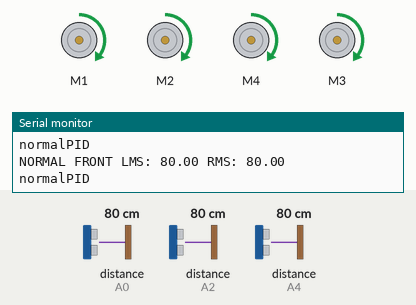
The sketch below on a simulated Arduino Uno, built with avr-gcc and run on an emulated ATmega328P. On the bench: 4 × DC motor (green arrow = forward, orange = backward, longer = faster), the last lines printed to the serial monitor. Inputs (shaded band) come from the test bench; at power-on: distance to the obstacle (sensors on A2, A4, A0) 80 cm.

Above: at 1.2 s.
1.3 s: distance to the obstacle (sensor on A2) set to 2 cm
At 3.5 s:
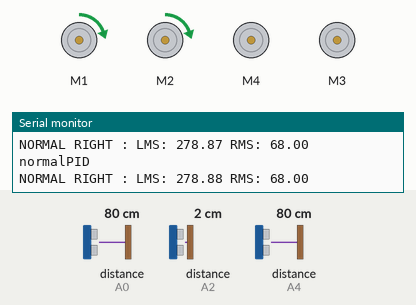
4.3 s: distance to the obstacle (sensor on A4) set to 250 cm
At 4.9 s:
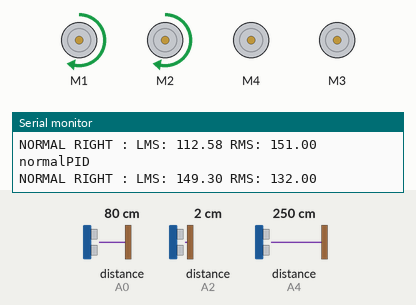
7.3 s: distance to the obstacle (sensor on A0) set to 2 cm
At 8.74 s:
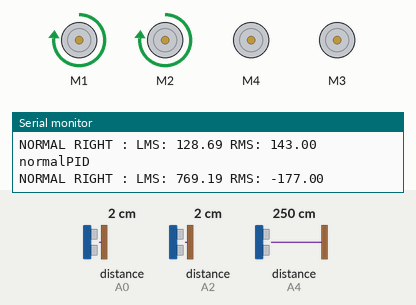
10.3 s: distance to the obstacle (sensor on A4) set to 205 cm
13.3 s: distance to the obstacle (sensor on A4) set to 196 cm
15.0 s: distance to the obstacle (sensor on A4) set to 2 cm
At 15.4 s:
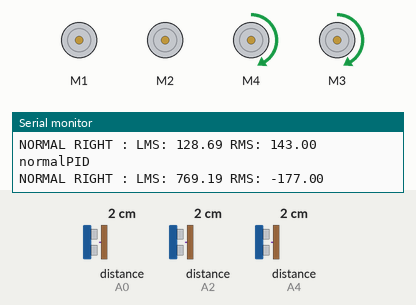
Timing chart, 0 to 17.5 s (numbered marks = the images above; inputs shaded):
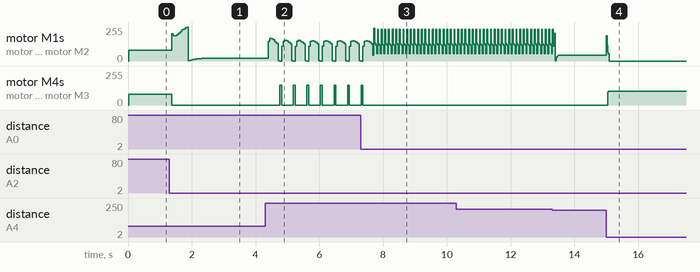

Measured:
- after the input at 1.3 s, motor M4, motor M3: forward 80/255 → stopped after 0.07 s
- after the input at 4.3 s, motor M4, motor M3: stopped → forward 148/255 after 0.46 s, then repeats every 0.42 s: stopped 0.37 s, forward 150/255 0.05 s
- after the input at 7.3 s, motor M4, motor M3: goes on until 7.4 s, then stays stopped
- after the input at 15.0 s, motor M1, motor M2: forward 44/255 → stopped at once; motor M4, motor M3: stopped → forward 105/255 after 0.05 s
- by itself, motor M1, motor M2: moves between forward 53/255 and forward 238/255, repeating every 0.91 s

The sketch:

Maze_Solver.ino
```cpp
#include <NewPing.h>
#include <AFMotor.h>
#define WALL_RANGE 20     //The Distance for which, if a reading of a sonar is smaller, the Bot considers a wall in that direction
#define FRONT_RANGE 17    //The Distance for which, if a reading of a sonar is smaller, the Bot considers a wall in front
#define MAX_SPEED 255     //Maximum speed for a motor
#define MAX_DISTANCE 200  //Maximum distance to consider for a sonar reading. If the distance measured is greater, the function ping_cm returns 0
#define FRONT 0           //Constants that define the direction of the Bot
#define LEFT 1
#define RIGHT 2
#define BACK 3
#define STOP 4
#define BASE_SPEED 80     //Base speed for a motor
#define THRESHOLD 25      //Threshold that measures wheter the error function calculated with PID determines a change in direction
#define OFFSET 10         //Offset for the left or right turns used in the PID calculation
//--MOTORS--//

AF_DCMotor leftUp(1,MOTOR12_64KHZ);
AF_DCMotor leftDown(2,MOTOR12_64KHZ);
AF_DCMotor rightUp(4,MOTOR34_64KHZ);
AF_DCMotor rightDown(3,MOTOR34_64KHZ);

//--SONARS--//
NewPing sonarR(A5,A4,MAX_DISTANCE);
NewPing sonarL(A3,A2,MAX_DISTANCE);
NewPing sonarF(A1,A0,MAX_DISTANCE);

//---Data variables ---//
int lRead, rRead, fRead;                                //Reading of the left, right and front sensors
int lastLread = 0, lastRread = 0, lastFread = 0;        //Last value recorderd
bool stillLeft = false;                                 //Determines wether the Bot is in a Turn-Left State
bool stillRight = false;                                //Determines wether the Bot is in a Turn-Right State
bool frontWall = false, rightWall = false, leftWall = false;  //Determines whether there is a wall in a given directtion
bool turn = false;                                           //Determines if a Bot is turning at all or just advancinf forward
float P = 0.3 ;                                             //Constant for Proportional
float D = 2.5;                                              //Constant for Derivative
float I = 0.45 ;                                            //Constant for Integaral
float oldErrorP =0  ,errorI = 0,errorP = 0,errorD = 0;
float totalError  =0 ;
float oldError = 0;
float RMS, LMS;                                             //Right and Left Motor Speed
void setup() {
  leftUp.run(RELEASE);
  leftDown.run(RELEASE);
 rightUp.run(RELEASE);
  rightDown.run(RELEASE);
  Serial.begin(9600);
}

void loop() {
  readSonars();
  detectWalls();
    if(turn == false ) // So long as there is no front Wall, it should calibrate only for going forward
     {Serial.println("normalPID");
      normalPID();
    }

    //If there is no calibration for forward movement, check if the Bot is in a turning phase
    else if(stillLeft){
      PID(LEFT);
    }
    else if(stillRight){
      PID(RIGHT);
    }

    //Recheck the current position of the Bot with regards to the Maze's walls
    //If there is no wall on right, but walls in front and left side, turn right
    if (leftWall == true && rightWall == false && frontWall == true ){
    PID(RIGHT) ;
    if ( turn == false ) {
      turn = true ;
      stillRight = true ;
    }
  }
  //If there is no wall in left, but there are walls in right and front side, turn left
   if (leftWall == false && rightWall == true && frontWall == true ) {
    PID(LEFT) ;
    if ( turn == false ) {
      turn = true ;
      stillLeft = true ;
    }
  }

 }

 //----Reading signals and interpreting distances using the NewPing library---//
void readSonars(){
  //Reading the 3 Ultrasonic Sensor data. The function sonar.ping_cm() returns the distance in centimeters from what a sonar detected
  lRead = sonarL.ping_cm();
  rRead = sonarR.ping_cm();
  fRead = sonarF.ping_cm();

  //Reinterpreting the reads as an average between the old and new Reading for better accuracy
  lRead = (lRead + lastLread)/ 2.0;
  rRead = (rRead + lastRread)/ 2.0;
  fRead = (fRead + lastFread)/ 2.0;
  if(rRead == 0 ) rRead = 200;
  if(lRead == 0 ) lRead = 200;
  if(fRead == 0 ) fRead = 200;

   lastLread = lRead;
   lastRread = rRead;
   lastFread = fRead;
}

//----Wall Detection --//
//If any Distance recorder from left, right or front sensors is smaller than the WALL_RANGE, it means there is a wall in that direction
void detectWalls(){
  if(lRead < WALL_RANGE && lRead != 0){
    leftWall = true;
  }
  else{
    leftWall = false;
  }
  if(rRead < WALL_RANGE && rRead != 0){
    rightWall = true;
    //Serial.println("WALL IN RIGHT");
  }
  else{
    rightWall = false;
  }
  if(fRead < FRONT_RANGE && fRead != 0 ){
    frontWall = true;
   // Serial.println("WALL IN FRONT");
  }
  else{
    frontWall = false;
  }
}

//--- Deterimine the direction to set the motors to---//
void moveDirection(int dir){


  switch(dir){
    case FRONT :{ // For moing FORWARD, all motors run in the same direction
      leftUp.run(FORWARD);
      leftDown.run(FORWARD);
      rightUp.run(FORWARD);
      rightDown.run(FORWARD);
      break;
  }
    case RIGHT :{ // Only the LEFT side Motors are moving
      leftUp.run(FORWARD);
      leftDown.run(FORWARD);
     rightUp.run(RELEASE);
      rightDown.run(RELEASE);
      break;
  }
    case LEFT :{ // Only the RIGHT Side motors are moving
      leftUp.run(RELEASE);
      leftDown.run(RELEASE);
      rightUp.run(FORWARD);
      rightDown.run(FORWARD);

      break;
  }
    case BACK :{ // All the Motors are Moving Backwards
      leftUp.run(BACKWARD);
      leftDown.run(BACKWARD);
      rightUp.run(BACKWARD);
      rightDown.run(BACKWARD);
      break;
  }
  case STOP:{ // None of the Motors Runs
    leftUp.run(RELEASE);
      leftDown.run(RELEASE);
      rightUp.run(RELEASE);
      rightDown.run(RELEASE);
      break;
  }

 }
}

//------- Motor Control using PID ------//
//Normal PID concerns the situation where the bot only has to go striaght
void normalPID(){
    errorP = lRead   - rRead   ; //calculate the difference between the right and left wall
    errorD = errorP - oldErrorP;
    errorI = 0.8 * errorI + errorP;
    totalError = P* errorP  + D* errorD + I * errorI;
    oldErrorP = errorP ;

  RMS = BASE_SPEED + totalError ; // Set the Right Motor Speed using PID
  LMS = BASE_SPEED - totalError ; // Set the Left Motor Speed using PID
  if(RMS < BASE_SPEED - THRESHOLD){ // If the RMS was smaller than a given threshold, the Bot is too far left
    //means we have to turn RIGHT
    RMS =  map(RMS ,-MAX_SPEED,MAX_SPEED, 0, MAX_SPEED);
    Serial.print("NORMAL RIGHT : LMS: ");Serial.print(LMS);
    Serial.print(" RMS: ");Serial.println(RMS);
     leftUp.setSpeed(LMS);
    leftDown.setSpeed(LMS);
    rightDown.setSpeed(RMS);
    rightUp.setSpeed(RMS);
    moveDirection(RIGHT);
  }
  else if(LMS < BASE_SPEED - THRESHOLD){ // If the LMS was the smaller one, the Bot is too far right
    //means we have to turn LEFT
    LMS =  map(LMS , -MAX_SPEED, MAX_SPEED,0,  MAX_SPEED);
    Serial.print("NORMAL LEFT : LMS: ");Serial.print(LMS);
    Serial.print(" RMS: ");Serial.println(RMS);
    leftUp.setSpeed(LMS);
    leftDown.setSpeed(LMS);
    rightDown.setSpeed(RMS);
    rightUp.setSpeed(RMS);
    moveDirection(LEFT);
  }
  else{ //If none of the Above, it means the Bot is calibrated, so we continue forward
    Serial.print("NORMAL FRONT ");
    Serial.print("LMS: ");Serial.print(LMS);
    Serial.print(" RMS: ");Serial.println(RMS);
    leftUp.setSpeed(LMS);
    leftDown.setSpeed(LMS);
    rightDown.setSpeed(RMS);
    rightUp.setSpeed(RMS);
    moveDirection(FRONT);
  }
}
//The same effect as normalPID, except it takes into consideration an OFFSET, i.e. the difference between the right and left walls created by the turn
void PID(int dir){
    if(dir == LEFT)
      errorP = lRead   - rRead  - OFFSET;
    else
      errorP = lRead   - rRead   + OFFSET;

    errorD = errorP - oldErrorP;
    errorI = 0.8 * errorI + errorP ;
    totalError = P * errorP + D * errorD + I * errorI ;
    oldErrorP = errorP ;
    RMS = BASE_SPEED + totalError;
    LMS = BASE_SPEED - totalError ;

    //The Same Rationale Applies as for normalPID
   if(RMS < BASE_SPEED - THRESHOLD){
    //means we have to turn RIGHT
    RMS =  map(RMS , -MAX_SPEED, MAX_SPEED, 0, MAX_SPEED)  ;
    leftUp.setSpeed(LMS);
    leftDown.setSpeed(LMS);
    rightDown.setSpeed(RMS);
    rightUp.setSpeed(RMS);
    moveDirection(RIGHT);
  }
  else if(LMS < BASE_SPEED - THRESHOLD){

    LMS =  map(LMS , -MAX_SPEED, MAX_SPEED, 0, MAX_SPEED);
    leftUp.setSpeed(LMS);
    leftDown.setSpeed(LMS);
    rightDown.setSpeed(RMS);
    rightUp.setSpeed(RMS);
    moveDirection(LEFT);
  }
  else
  {
    leftUp.setSpeed(LMS);
    leftDown.setSpeed(LMS);
    rightDown.setSpeed(RMS);
    rightUp.setSpeed(RMS);
    moveDirection(FRONT);
  }
  }
```
